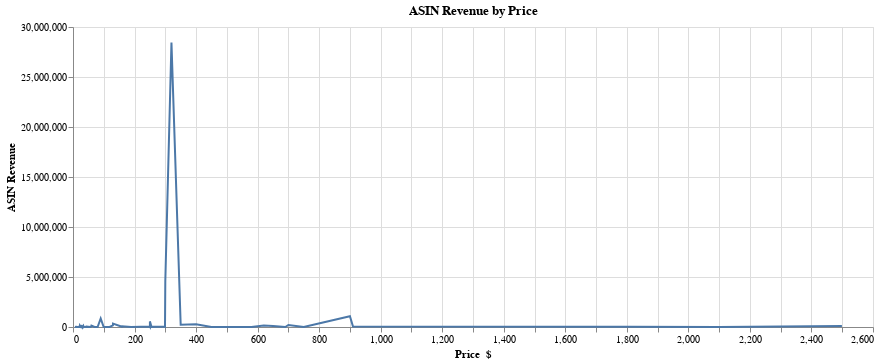

The notebook cell this image was saved under:
### Code cell
chart3 = alt.Chart(price_revenue).mark_line().encode(
    x='Price  $',
    y='ASIN Revenue'
).properties(
    width=800,
    title='ASIN Revenue by Price'
)
chart3

### Figure 1 — Vega-Lite specification as saved in the notebook (floating-point values rounded to 4 significant figures)
{"config": {"view": {"continuousWidth": 300, "continuousHeight": 300}}, "data": {"name": "data-e583e85d59e32d06d024142516aac0a0"}, "mark": {"type": "line"}, "encoding": {"x": {"field": "Price  $", "type": "quantitative"}, "y": {"field": "ASIN Revenue", "type": "quantitative"}}, "title": "ASIN Revenue by Price", "width": 800, "$schema": "https://vega.github.io/schema/vega-lite/v5.20.1.json", "datasets": {"data-e583e85d59e32d06d024142516aac0a0": [{"Price  $": 5.99, "ASIN Revenue": 19970.0}, {"Price  $": 7.99, "ASIN Revenue": 2914.0}, {"Price  $": 8.55, "ASIN Revenue": 13120.0}, {"Price  $": 9.99, "ASIN Revenue": 15750.0}, {"Price  $": 14.99, "ASIN Revenue": 4994.0}, {"Price  $": 15.99, "ASIN Revenue": 1423.0}, {"Price  $": 16.99, "ASIN Revenue": 1956.0}, {"Price  $": 18.99, "ASIN Revenue": 29890.0}, {"Price  $": 21.99, "ASIN Revenue": 4189.0}, {"Price  $": 22.48, "ASIN Revenue": 126500.0}, {"Price  $": 23.99, "ASIN Revenue": 45290.0}, {"Price  $": 24.29, "ASIN Revenue": 54610.0}, {"Price  $": 24.99, "ASIN Revenue": 11790.0}, {"Price  $": 25.99, "ASIN Revenue": 30310.0}, {"Price  $": 26.99, "ASIN Revenue": 58900.0}, {"Price  $": 27.99, "ASIN Revenue": 8412.0}, {"Price  $": 28.49, "ASIN Revenue": 32700.0}, {"Price  $": 28.87, "ASIN Revenue": 5583.0}, {"Price  $": 29.49, "ASIN Revenue": 2861.0}, {"Price  $": 29.99, "ASIN Revenue": 165600.0}, {"Price  $": 31.34, "ASIN Revenue": 18660.0}, {"Price  $": 32.39, "ASIN Revenue": 82670.0}, {"Price  $": 32.98, "ASIN Revenue": 103000.0}, {"Price  $": 33.24, "ASIN Revenue": 530.2}, {"Price  $": 33.99, "ASIN Revenue": 33040.0}, {"Price  $": 34.99, "ASIN Revenue": 911.9}, {"Price  $": 39.99, "ASIN Revenue": 27770.0}, {"Price  $": 44.59, "ASIN Revenue": 8039.0}, {"Price  $": 44.99, "ASIN Revenue": 34840.0}, {"Price  $": 56.99, "ASIN Revenue": 7219.0}, {"Price  $": 58.99, "ASIN Revenue": 36730.0}, {"Price  $": 59.95, "ASIN Revenue": 139100.0}, {"Price  $": 69.99, "ASIN Revenue": 959.8}, {"Price  $": 79.99, "ASIN Revenue": 2070.0}, {"Price  $": 89.99, "ASIN Revenue": 849900.0}, {"Price  $": 99.5, "ASIN Revenue": 9709.0}, {"Price  $": 99.99, "ASIN Revenue": 0.0}, {"Price  $": 110.0, "ASIN Revenue": 0.0}, {"Price  $": 119.0, "ASIN Revenue": 9484.0}, {"Price  $": 129.7, "ASIN Revenue": 161500.0}, {"Price  $": 130.0, "ASIN Revenue": 339500.0}, {"Price  $": 159.0, "ASIN Revenue": 23600.0}, {"Price  $": 160.0, "ASIN Revenue": 64120.0}, {"Price  $": 189.0, "ASIN Revenue": 3141.0}, {"Price  $": 249.0, "ASIN Revenue": 60460.0}, {"Price  $": 250.0, "ASIN Revenue": 18710.0}, {"Price  $": 250.0, "ASIN Revenue": 561500.0}, {"Price  $": 255.0, "ASIN Revenue": 13200.0}, {"Price  $": 280.0, "ASIN Revenue": 25300.0}, {"Price  $": 296.0, "ASIN Revenue": 35420.0}, {"Price  $": 299.0, "ASIN Revenue": 8076.0}, {"Price  $": 300.0, "ASIN Revenue": 4594000.0}, {"Price  $": 320.0, "ASIN Revenue": 28440000.0}, {"Price  $": 350.0, "ASIN Revenue": 223000.0}, {"Price  $": 400.0, "ASIN Revenue": 264700.0}, {"Price  $": 450.0, "ASIN Revenue": 1889.0}, {"Price  $": 460.0, "ASIN Revenue": 0.0}, {"Price  $": 500.0, "ASIN Revenue": 3256.0}, {"Price  $": 510.0, "ASIN Revenue": 1066.0}, {"Price  $": 525.0, "ASIN Revenue": 0.0}, {"Price  $": 580.0, "ASIN Revenue": 452.3}, {"Price  $": 620.0, "ASIN Revenue": 159900.0}, {"Price  $": 650.0, "ASIN Revenue": 105900.0}, {"Price  $": 690.0, "ASIN Revenue": 559.8}, {"Price  $": 700.0, "ASIN Revenue": 197400.0}, {"Price  $": 750.0, "ASIN Revenue": 1542.0}, {"Price  $": 900.0, "ASIN Revenue": 1083000.0}, {"Price  $": 910.0, "ASIN Revenue": 40180.0}, {"Price  $": 1799.0, "ASIN Revenue": 22250.0}, {"Price  $": 2099.0, "ASIN Revenue": 5587.0}, {"Price  $": 2499.0, "ASIN Revenue": 88670.0}]}}
